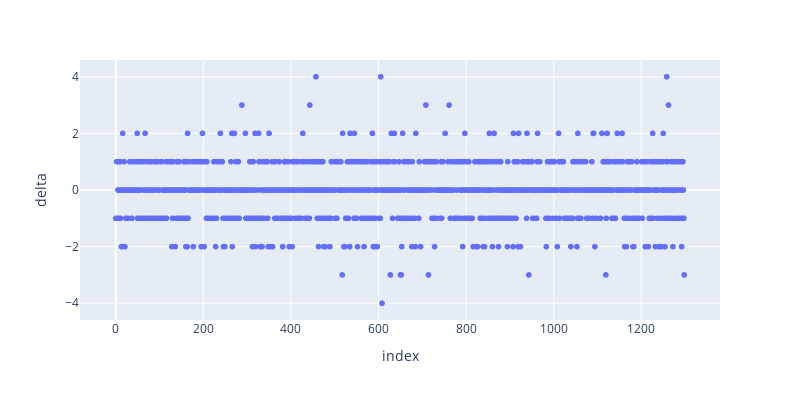

Notebook source saved alongside this figure:
### Code cell
showValidationResult(df_kpca_result['y_true'], df_kpca_result['y_pred'])

### Figure 1 — Plotly figure (JSON) as saved in the notebook; plotly's stock layout.template omitted (floating-point values rounded to 4 significant figures; data arrays with more than 128 entries replaced by an {"elided": "..."} marker saying what was removed)
{"data": [{"hovertemplate": "index=%{x}<br>delta=%{y}<extra></extra>", "legendgroup": "", "marker": {"color": "#636efa", "symbol": "circle"}, "mode": "markers", "name": "", "showlegend": false, "type": "scattergl", "x": {"elided": "1299 int values"}, "xaxis": "x", "y": {"elided": "1299 int values"}, "yaxis": "y"}], "layout": {"height": 400, "legend": {"tracegroupgap": 0}, "margin": {"t": 60}, "width": 800, "xaxis": {"anchor": "y", "domain": [0, 1], "title": {"text": "index"}}, "yaxis": {"anchor": "x", "domain": [0, 1], "title": {"text": "delta"}}}}
